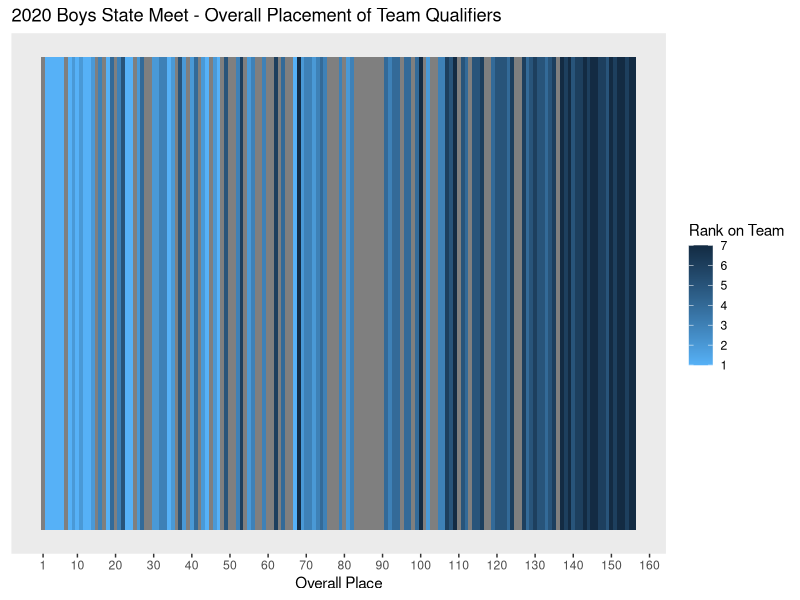
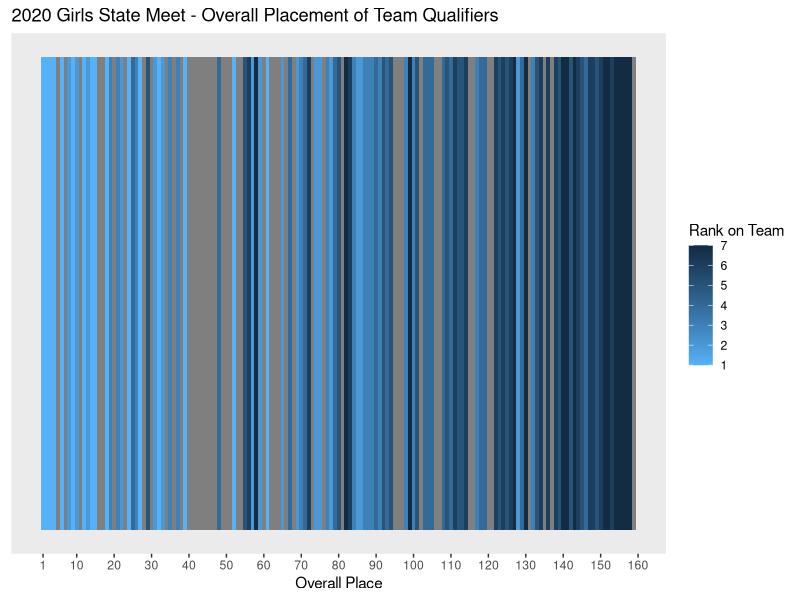

Write the R code that produced these figures, in order.
## ---- chunk 1
library(dplyr)
library(tidyr)
library(ggplot2)
library(knitr)

knitr::opts_chunk$set(echo=FALSE)
knitr::opts_chunk$set(message = FALSE)

compute_team_ranks <- function(data) {
  data %>%
    group_by(TEAM) %>%
    mutate(
      team_rank = rank(PLACE),
      team_size = n()
    ) %>%
    mutate(
      team_rank = ifelse(team_size > 4, team_rank, NA)
    ) %>%
    ungroup()
}

girls <- read.csv('./girls_2020.csv') %>%
  mutate(
    TEAM = ifelse(TEAM == 'St. Paul Academy', 'St Paul Academy', TEAM) # just for name alignment with boys
  ) %>%
  compute_team_ranks()
boys <-read.csv('./boys_2020.csv') %>%
  compute_team_ranks()
sections <- read.csv('./sections.csv')
sections_results <- read.csv('./results/sections_data.csv')
## ---- chunk 2
ggplot(boys, aes(PLACE, 1, fill= team_rank)) + 
  geom_tile() +
  scale_fill_gradient(low = "#56B1F7", high = "#132B43") +
  scale_x_continuous(breaks= c(1, seq(10, 160, 10))) +
  theme(axis.title.y=element_blank(),
        axis.text.y=element_blank(),
        axis.ticks.y=element_blank(),
        panel.grid.major = element_blank(), 
        panel.grid.minor = element_blank()) +
  xlab('Overall Place') +
  labs(fill="Rank on Team") +
  ggtitle('2020 Boys State Meet - Overall Placement of Team Qualifiers')
## ---- chunk 3
boys %>%
  filter(!is.na(team_rank)) %>%
  mutate(
    `Rank on Team` = team_rank
  ) %>%
  group_by(`Rank on Team`) %>%
  summarize(
    `Average Overall Place` = mean(PLACE),
  ) %>%
  kable()
## ---- chunk 4
ggplot(girls, aes(PLACE, 1, fill= team_rank)) + 
  geom_tile() +
  scale_fill_gradient(low = "#56B1F7", high = "#132B43") +
  scale_x_continuous(breaks= c(1, seq(10, 160, 10))) +
  theme(axis.title.y=element_blank(),
        axis.text.y=element_blank(),
        axis.ticks.y=element_blank(),
        panel.grid.major = element_blank(), 
        panel.grid.minor = element_blank()) +
  xlab('Overall Place') +
  labs(fill="Rank on Team") +
  ggtitle('2020 Girls State Meet - Overall Placement of Team Qualifiers')
## ---- chunk 5
girls %>%
  filter(!is.na(team_rank)) %>%
  mutate(
    `Ranking on Team` = team_rank
  ) %>%
  group_by(`Ranking on Team`) %>%
  summarize(
    `Average Overall Placement` = mean(PLACE),
  ) %>% 
  kable()
## ---- chunk 6
nonqual_stats <- function(results) {
  max_results <- results %>%
    group_by(section) %>%
    mutate(
      last_ind_place = max(ifelse(individual_qualifier, place, -Inf)),
      last_ind_time = max(ifelse(individual_qualifier, time, -Inf))
    ) %>%
    ungroup() %>%
    filter(team_qualifier) %>%
    group_by(team, section) %>%
    mutate(
      team_place = rank(time)
    ) %>%
    filter(team_place== max(team_place)) %>%
    summarize(
      p7 = max(place) - last_ind_place,
      t7 = max(time) - last_ind_time
    ) %>%
    group_by(section) %>%
    summarize(
      `Places between Last Individual and 7th Team Qualifiers` = round(mean(p7)),
      `Time between Last Individual and 7th Team Qualifiers (seconds)` = mean(t7)
    ) %>%
    rename(
      Section = section
    ) %>%
    arrange(Section)
  
  mid_results <- results %>%
    group_by(section) %>%
    mutate(
      last_ind_place = max(ifelse(individual_qualifier, place, -Inf)),
      last_ind_time = max(ifelse(individual_qualifier, time, -Inf))
    ) %>%
    ungroup() %>%
    filter(team_qualifier) %>%
    group_by(team, section) %>%
    mutate(
      team_place = rank(time)
    ) %>%
    filter(team_place== 6) %>%
    summarize(
      p6 = max(place) - last_ind_place,
      t6 = max(time) - last_ind_time
    ) %>%
    group_by(section) %>%
    summarize(
      `Places between Last Individual and 6th Team Qualifiers` = round(mean(p6)),
      `Time between Last Individual and 6th Team Qualifiers (seconds)` = mean(t6)
    ) %>%
    rename(
      Section = section
    ) %>%
    arrange(Section)
  
  min_results <- results %>%
    group_by(section) %>%
    mutate(
      last_ind_place = max(ifelse(individual_qualifier, place, -Inf)),
      last_ind_time = max(ifelse(individual_qualifier, time, -Inf))
    ) %>%
    ungroup() %>%
    filter(team_qualifier) %>%
    group_by(team, section) %>%
    mutate(
      team_place = rank(time)
    ) %>%
    filter(team_place== 5) %>%
    summarize(
      p5 = max(place) - last_ind_place,
      t5 = max(time) - last_ind_time
    ) %>%
    group_by(section) %>%
    summarize(
      `Places between Last Individual and 5th Team Qualifiers` = round(mean(p5)),
      `Time between Last Individual and 5th Team Qualifiers (seconds)` = mean(t5)
    ) %>%
    rename(
      Section = section
    ) %>%
    arrange(Section)
  
  inner_join(min_results, max_results, by=c('Section')) %>%
    inner_join(mid_results, by='Section') %>%
    select(Section, `Places between Last Individual and 5th Team Qualifiers`, `Places between Last Individual and 6th Team Qualifiers`, `Places between Last Individual and 7th Team Qualifiers`, `Time between Last Individual and 5th Team Qualifiers (seconds)`,`Time between Last Individual and 6th Team Qualifiers (seconds)`, `Time between Last Individual and 7th Team Qualifiers (seconds)`) %>% as.data.frame()
}
## ---- chunk 7
bqs <- nonqual_stats(sections_results %>% filter(gender == 'boys')) %>%
  select(Section, `Places between Last Individual and 5th Team Qualifiers`, `Places between Last Individual and 6th Team Qualifiers`, `Places between Last Individual and 7th Team Qualifiers`)
kable(bqs)
## ---- chunk 8
bqs %>% summarize_all(function(x) round(mean(x))) %>% select(-Section) %>% kable()
## ---- chunk 9
bqs <- nonqual_stats(sections_results %>% filter(gender == 'girls')) %>%
  select(Section, `Places between Last Individual and 5th Team Qualifiers`, `Places between Last Individual and 6th Team Qualifiers`, `Places between Last Individual and 7th Team Qualifiers`)
kable(bqs)
## ---- chunk 10
bqs %>% summarize_all(function(x) round(mean(x))) %>% select(-Section) %>% kable()
